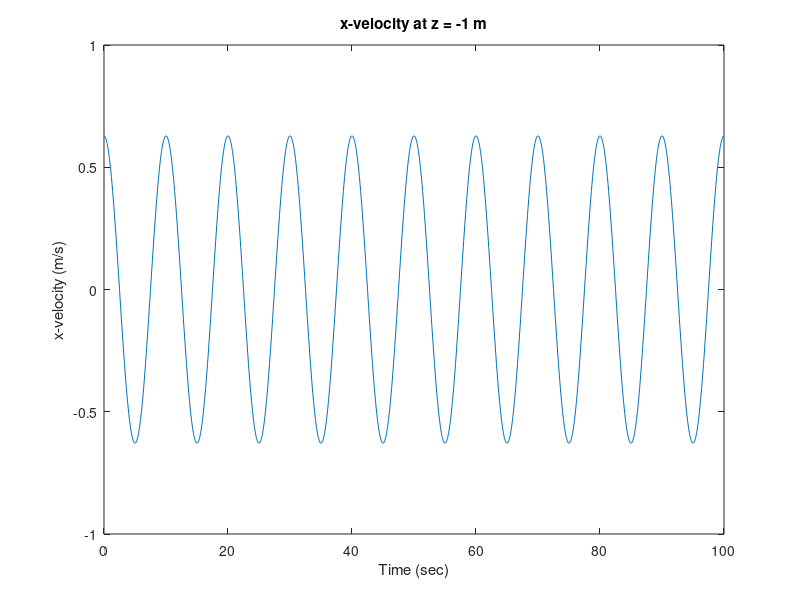

Source code (MATLAB): (Note: this script raises an error after producing the figure.)
%%%%%%%%% section for defining functions %%%%%%%%%%

rho = 1000; % kg/m^3

function [u]=calcVelocity(H, w, k, h, z, t)
    u = H/2*w*((cosh(k*(h+z))/sinh(k*h)))*cos(w*t);
end

function [a]=calcAccel(H, w, k, h, z, t)
    a = H/2*w^2*((cosh(k*(h+z))/sinh(k*h)))*sin(w*t);
end

function [L]=setWidth(z)
    L = 10; % m
end

function [dF_drag]=calcDeltaDrag(H, w, k, h, z, t, C_D, dz)
    u = calcVelocity(H, w, k, h, z+0.5*dz, t);
    z_1 = z + h;
    L = setWidth(z_1);
    A = dz*L;
    F_drag = 0.5 * rho * u * abs(u) * C_D * A;
end

function [dF_in]=calcDeltaInertia(H, w, k, h, z, t, C_M, dz)
    acc = calcAccel(H, w, k, h, z+0.5*dz, t);
    z_1 = z + h;
    V = dz * setWidth(z_1) * setWidth(z_1);
    F_in = rho * C_M * V * acc;
end

function [F_drag]=calcTotalDrag(H, w, k, h, t, C_D, dz, H_str)
    sum = 0;
    for z = 0:dz:H_str
        dF = calcDeltaDrag(H, w, k, h, z, t, C_D, dz);
        sum = sum + dF;
    end
end

function [F_iner]=calcTotalIner(H, w, k, h, t, C_M, dz, H_str)
    sum = 0;
    for z = 0:dz:H_str
        dF = calcDeltaInertia(H, w, k, h, z, t, C_M, dz);
        sum = sum + dF;
    end
end

function [Ksol]=dispersionNR(k0,h,T,eror)
    %       [Ksol]=dispersionNR(k0,h,T,eror);
    % 
    % k0     : Valor inicial de la iteracion (m-1)
    % h      : Valor de la profundidad (m)
    % T      : Valor del periodo (s)
    % eror   : Valor del error admitido
    
    
    w=2*pi/T;
    %k=2*pi./L;
    g=9.81;
    
    
    f=(w^2-g*k0.*tanh(k0*h));
    fp=-g*tanh(k0*h)-h*g*k0*(1-tanh(k0*h)^2);
    x1=1e10;
    x=0;
    i=0;
    
    while abs(x1-x)>eror  
       x=x1;
       i=i+1;
       f=(w^2-g*x.*tanh(x*h));
       fp=-g*tanh(x*h)-h*g*x*(1-tanh(x*h)^2);
       x1=x-f/fp;
       %pause
    end
Ksol=x1;
end


%%%%%%%%% section for testing code %%%%%%%%%%

dt = 0.1;
t_end = 100;
H = 0.5; % meters
T = 10;
h = 1.5; % meters
z = -1; % meters

k = dispersionNR(pi, h, T, 0.01);
w = 2*pi / T

t_series = 0:dt:t_end;

u_series = calcVelocity(H, w, k, h, z, t_series);

% test the x-velocity
plot(t_series, u_series)
xlabel('Time (sec)')
ylabel('x-velocity (m/s)')
title('x-velocity at z = -1 m')

% test the drag force
C_D = 1.05;
dz = 0.01; % m
H_str = 1; 

drag_series = calcTotalDrag(H, w, k, h, t_series, C_D, dz, H_str);

plot(t_series, drag_series)
xlabel('Time (sec)')
ylabel('Drag (N)')
title('Drag force on structure')
